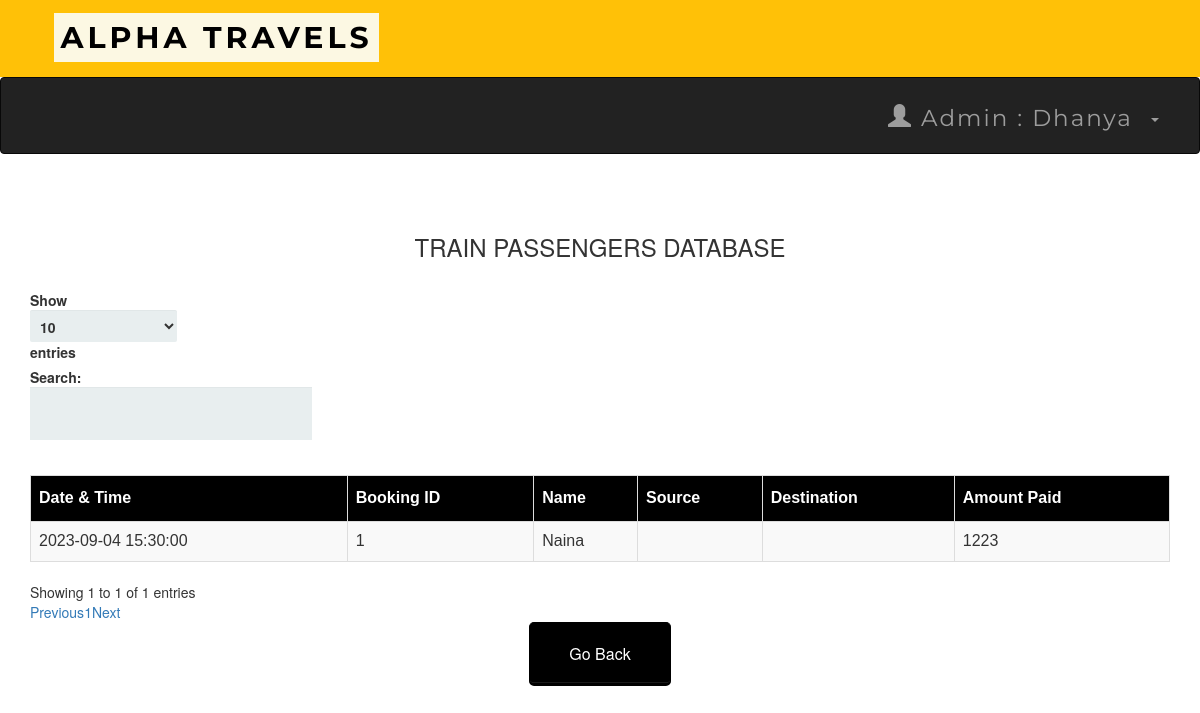
/admintraindb.php (signed in), run on the app's committed database.
### tables this page shows
CREATE TABLE `transactions` (
  `T_No.` int(10) NOT NULL,
  `email` varchar(50) NOT NULL,
  `Name` varchar(50) NOT NULL,
  `trainName` varchar(50) NOT NULL,
  `arrivalTime` time NOT NULL,
  `departureTime` time NOT NULL,
  `card_no` int(25) NOT NULL,
  `expmonth` int(2) NOT NULL,
  `expyear` int(2) NOT NULL,
  `cvv` int(3) NOT NULL,
  `pin` int(4) NOT NULL,
  `Date` datetime NOT NULL DEFAULT current_timestamp(),
  `Amt` int(10) NOT NULL
);

### admintraindb.php (the view, shortened to what this page needs)
<?php
include 'connect.php' ;
include 'adminheader.php';
?>
 <!DOCTYPE html>
 <html>
 <link rel='stylesheet' href='css/index.css'>
      <head>
           <link rel="stylesheet" href="https://maxcdn.bootstrapcdn.com/bootstrap/3.3.6/css/bootstrap.min.css" />
           <link rel="stylesheet" href="https://cdn.datatables.net/1.10.12/css/dataTables.bootstrap.min.css" />
      </head>
      <body>
           <br /><br />
           <div class="container">
                <h3 align="center">TRAIN PASSENGERS DATABASE</h3>
                <br />
                <div class="table-responsive">
                     <table id="data" class="table table-striped table-bordered">
                          <thead>
                               <tr>
                                    <th> Date & Time</th>
                                    <th> Booking ID  </th>
                                    <th> Name </th>
                                    <th> Source </th>
                                    <th> Destination </th>
                                    <th> Amount Paid</th>
                               </tr>
                          </thead>
                          <tbody>
  <?php
   $result = mysqli_query($connect , "select * From transactions");
  while ($row = mysqli_fetch_assoc($result)):
  ?>
  <tr>
    <td><?php echo $row['Date']; ?></td>
    <td><?php echo $row['T_No.']; ?></td>
    <td><?php echo $row['Name']; ?></td>
    <td><?php echo $row['source']; ?></td>
    <td><?php echo $row['dest']; ?></td>
    <td><?php echo $row['Amt']; ?></td>
    </tr>
  <?php endwhile; ?>
</tbody>
                     </table>
                </div>
           </div>
      </body>
 </html>
<table align='center'>
<tr>
  <td><a href='admin.php'><button style="background-color: black ; border-color:black "  ><span style="color:white">Go Back </span> </button></a></td>
 </tr>

### css/index.css (style rules this page uses)
*, *:before, *:after { -moz-box-sizing: border-box; -webkit-box-sizing: border-box; box-sizing: border-box; }
body { background-color: #F5F1F0; font-family: 'Nunito', sans-serif; color: #384047; }
a { text-decoration:none; }
td { text-align: center; }
button { padding: 19px 39px 18px 39px; color: #FFF; background-color: #a8db34; font-size: 18px; text-align: center; font-style: normal; border-radius: 5px; width: 100%; border: 1px solid #71db34; border-width: 1px 1px 3px; box-shadow: 0 -1px 0 rgba(255,255,255,0.1) inset; margin-bottom: 10px; }

### admintraindb.php (style rules this page uses)
table#data { font-size:16px; font-family: "Trebuchet MS", Arial, Helvetica, sans-serif; border-collapse: collapse; border-spacing: 0; width: 100%; }
#data td, #data th { border: 1px solid #ddd; text-align: left; padding: 8px; }
#data th { padding-top: 11px; padding-bottom: 11px; background-color: black; color: white; }

### data on the page
transactions: Date "2023-09-04 15:30:00", value "1", Name "Naina", Amt "1223"

### other printed values
$_SESSION['name'] "Dhanya"
